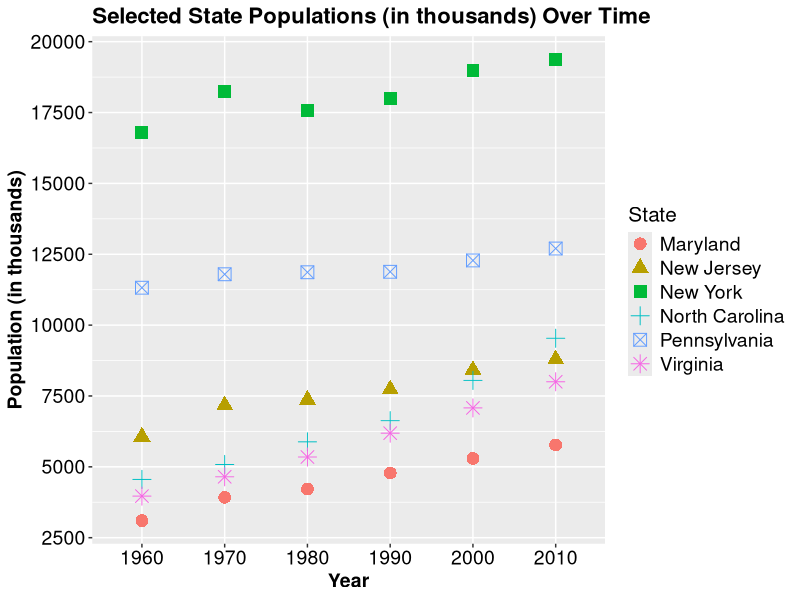

Reproduce this figure in R.
# This script creates a scatter plot using (a subset of) 'census_data.csv'.

# A description of 'census_data.csv' can be found in 'census_data_scrape_and_process.R'.
# To avoid an overwhelming plot, I will be using a subset of 'census_data.csv' consisting of
# all observations for 6 states (North Carolina, Maryland, New Jersey, Pennsylvania, Virginia, 
# and New York).

# Load packages.
library(data.table)
library(reshape2)
library(ggplot2)

# Load data.
census_data = data.table(read.csv('census_data.csv', header = T, stringsAsFactors = F, check.names = F))

#####
# SUBSET/PROCESS DATA.

  # Remove unneeded column.
  census_data$`Area (sq. miles)` = NULL

  # Specify states of interest.
  states = c('North Carolina', 'Maryland', 'New Jersey', 'Pennsylvania', 
             'Virginia', 'New York')
  
  # Create data subset (specified above).
  census_subset = census_data[Name %in% states]
  
  # Divided population values by 1000 for easier graph viewing.
  census_subset$`1960` = census_subset$`1960` / 1000
  census_subset$`1970` = census_subset$`1970` / 1000
  census_subset$`1980` = census_subset$`1980` / 1000
  census_subset$`1990` = census_subset$`1990` / 1000
  census_subset$`2000` = census_subset$`2000` / 1000
  census_subset$`2010` = census_subset$`2010` / 1000
  
  # Melt 'census_subset' to allow creation of scatter plot.
  census_subset = melt(census_subset, id = 'Name')
  
  # Change column names of 'census_subset'.
  setnames(census_subset, names(census_subset), c('State', 'Year', 'Population'))

#####  
# Plot data.
ggplot(data = census_subset, aes(x = Year, y = Population, color = State, shape = State)) +
  geom_point(size = 4) +
  scale_y_continuous(breaks = seq(2500, 20000, by = 2500)) +
  theme(axis.text.x = element_text(color = 'black', 
                                   size = 14), 
        axis.text.y = element_text(color = 'black', 
                                   size = 14), 
        axis.title.x = element_text(face = 'bold', 
                                    size = 14), 
        axis.title.y = element_text(face = 'bold', 
                                    size = 14), 
        plot.title = element_text(face = 'bold',
                                  size = 16), 
        legend.title = element_text(size = 15), 
        legend.text = element_text(size = 14)) +
  ggtitle('Selected State Populations (in thousands) Over Time') +
  xlab('Year') +
  ylab('Population (in thousands)')